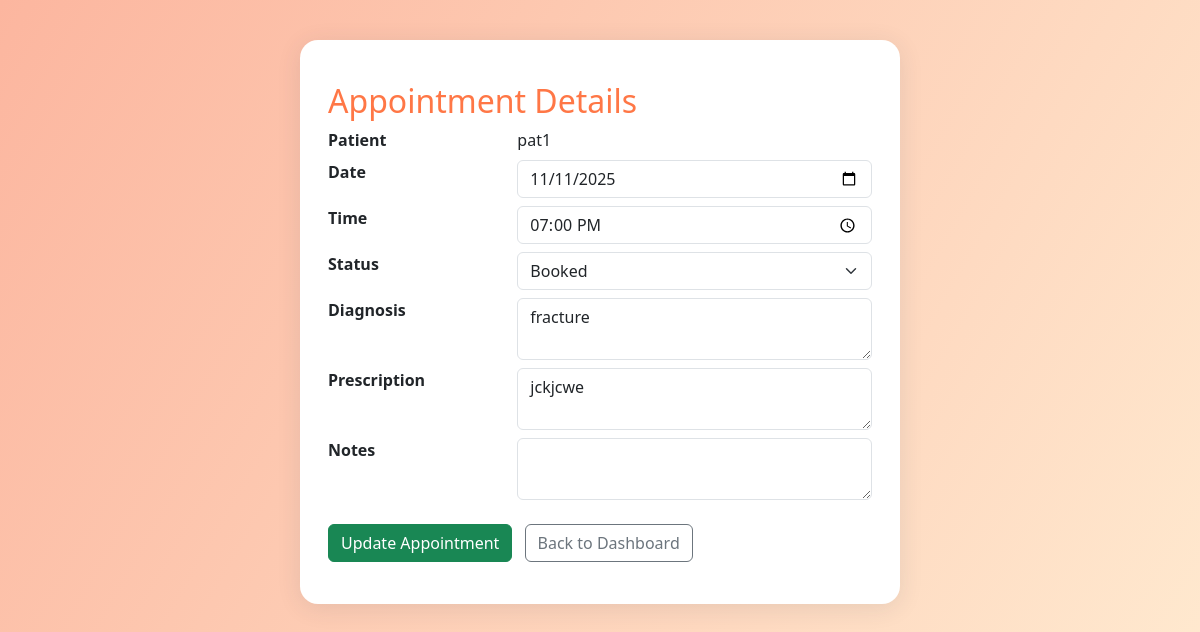
/doctor/appointment/9 (signed in), run on the app's committed database.
### tables this page shows
CREATE TABLE users (
    id INTEGER PRIMARY KEY AUTOINCREMENT,
    username TEXT UNIQUE NOT NULL,
    password TEXT NOT NULL,
    role TEXT NOT NULL CHECK(role IN ('admin', 'doctor', 'patient'))
);

CREATE TABLE appointments (
    id INTEGER PRIMARY KEY AUTOINCREMENT,
    doctor_id INTEGER NOT NULL,
    patient_id INTEGER NOT NULL,
    date TEXT NOT NULL,
    time TEXT NOT NULL,
    status TEXT NOT NULL CHECK(status IN ('Booked', 'Completed', 'Cancelled')),
    diagnosis TEXT,
    prescription TEXT,
    notes TEXT,
    FOREIGN KEY (doctor_id) REFERENCES users(id),
    FOREIGN KEY (patient_id) REFERENCES users(id)
);

### app.py (the view, shortened to what this page needs)
@app.route("/doctor/appointment/<int:appt_id>", methods=["GET", "POST"])
def doctor_appointment_detail(appt_id):
    if 'user_id' not in session or session.get('role') != 'doctor':
        return redirect(url_for('login'))
    db = get_db()
    appt = db.execute('''
        SELECT a.id, u.username as patient_name, a.date, a.time, a.status, a.diagnosis, a.prescription, a.notes
        FROM appointments a
        JOIN users u ON a.patient_id = u.id
        WHERE a.id = ?
    ''', (appt_id,)).fetchone()
    return render_template("doctor_appointment_detail.html", appt=appt)

### app.py (called while the page is built)
def get_db():
    db = getattr(g, '_database', None)
    if db is None:
        db = g._database = sqlite3.connect(DATABASE)
    return db

@app.teardown_appcontext
def close_connection(exception):
    db = getattr(g, '_database', None)
    if db is not None:
        db.close()

### templates/doctor_appointment_detail.html (shortened to what this page needs)
<!doctype html>
<html lang="en">
<head>
    <link href="https://cdn.jsdelivr.net/npm/bootstrap@5.3.2/dist/css/bootstrap.min.css" rel="stylesheet">
</head>
<body>
  <div class="main-card">
    <h2>Appointment Details</h2>
    <form method="POST">
      <dl class="row mb-0">
        <dt class="col-4">Patient</dt>
        <dd class="col-8">{{ appt[1] }}</dd>
        <dt class="col-4">Date</dt>
        <dd class="col-8">
          <input type="date" name="date" class="form-control" required value="{{ appt[2] }}">
        </dd>
        <dt class="col-4">Time</dt>
        <dd class="col-8">
          <input type="time" name="time" class="form-control" required value="{{ appt[3] }}">
        </dd>
        <dt class="col-4">Status</dt>
        <dd class="col-8">
          <select class="form-select" name="status" required>
              <option value="Booked" {% if appt[4]=="Booked" %}selected{% endif %}>Booked</option>
          </select>
        </dd>
        <dt class="col-4">Diagnosis</dt>
        <dd class="col-8">
          <textarea name="diagnosis" class="form-control" rows="2">{{ appt[5] or "" }}</textarea>
        </dd>
        <dt class="col-4">Prescription</dt>
        <dd class="col-8">
          <textarea name="prescription" class="form-control" rows="2">{{ appt[6] or "" }}</textarea>
        </dd>
        <dt class="col-4">Notes</dt>
        <dd class="col-8">
          <textarea name="notes" class="form-control" rows="2">{{ appt[7] or "" }}</textarea>
        </dd>
      </dl>
      <button type="submit" class="btn btn-success mt-3">Update Appointment</button>
      <a href="{{ url_for('doctor_dashboard') }}" class="btn btn-outline-secondary mt-3 ms-2">Back to Dashboard</a>
    </form>
  </div>
</body>
</html>

### templates/doctor_appointment_detail.html (style rules this page uses)
body { background: linear-gradient(120deg, #fcb69f 0%, #ffecd2 100%); min-height:100vh; }
.main-card { max-width:600px; margin:40px auto; background:#fff; border-radius:18px; box-shadow:0 4px 24px rgba(44,62,80,0.11); padding:42px 28px; }
h2 { color:#ff7746; }
dt { font-weight:600; }

### data on the page
users: username "pat1"
appointments: date "11/11/2025", time "19:00", status "Booked", diagnosis "fracture", prescription "jckjcwe"
